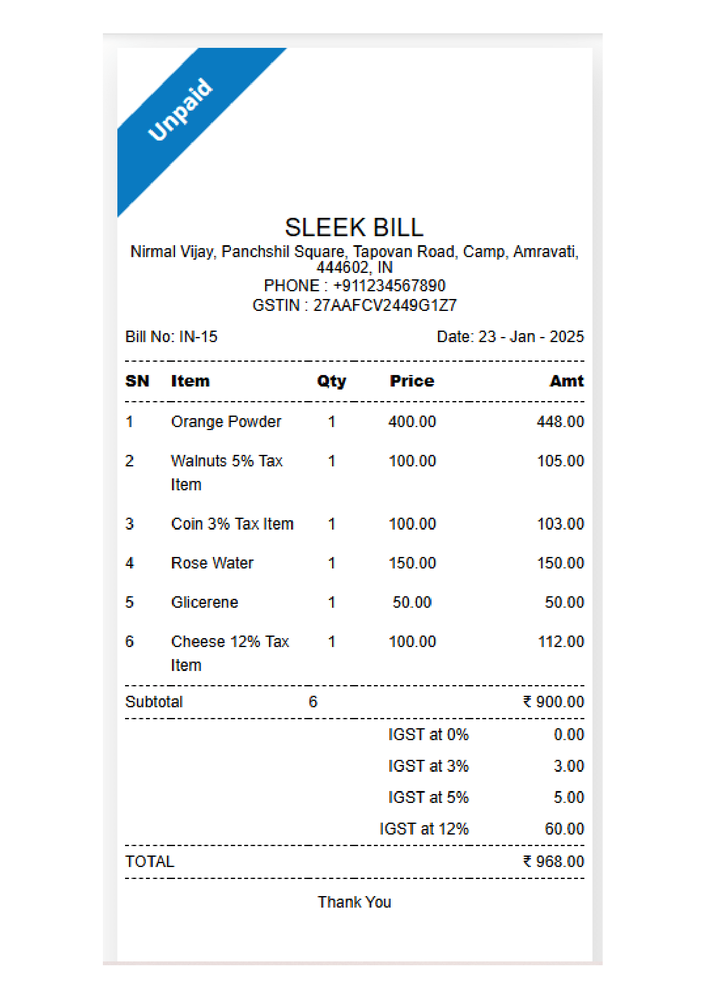
#> input picture inputocrimage/OCR_image2.png, 706 x 999 px, shrunk from 1654 x 2339 before the run; its folder holds only this picture in this run
$ python Image_cleaning.py
#> lines starting #> are read from the running program, lines starting #| are printed output that depends on the picture; after the words box and inside, x2 and y2 are one past the last pixel; in counts of white or black regions, pixels touching at a corner belong together
import cv2
import os


input_folder ="inputocrimage"
output_folder="outputocrimage"

def image_cleaning(input_folder,output_folder):
#> called with input_folder = 'inputocrimage', output_folder = 'outputocrimage'
    valid_extension=(".jpg",".jpng",".png")
    convert_count=0
    for filename in os.listdir(input_folder):
        if filename.lower().endswith(valid_extension):
            input_path = os.path.join(input_folder,filename)
            output_path = os.path.join(output_folder,filename)
            try:
                colour_image = cv2.imread(input_path)
#> colour_image is the input picture: shape (999, 706, 3); mean B, G, R 247.4, 246.3, 244.7
                #converting black and white
                grey_image = cv2.cvtColor(colour_image,cv2.COLOR_BGR2GRAY)
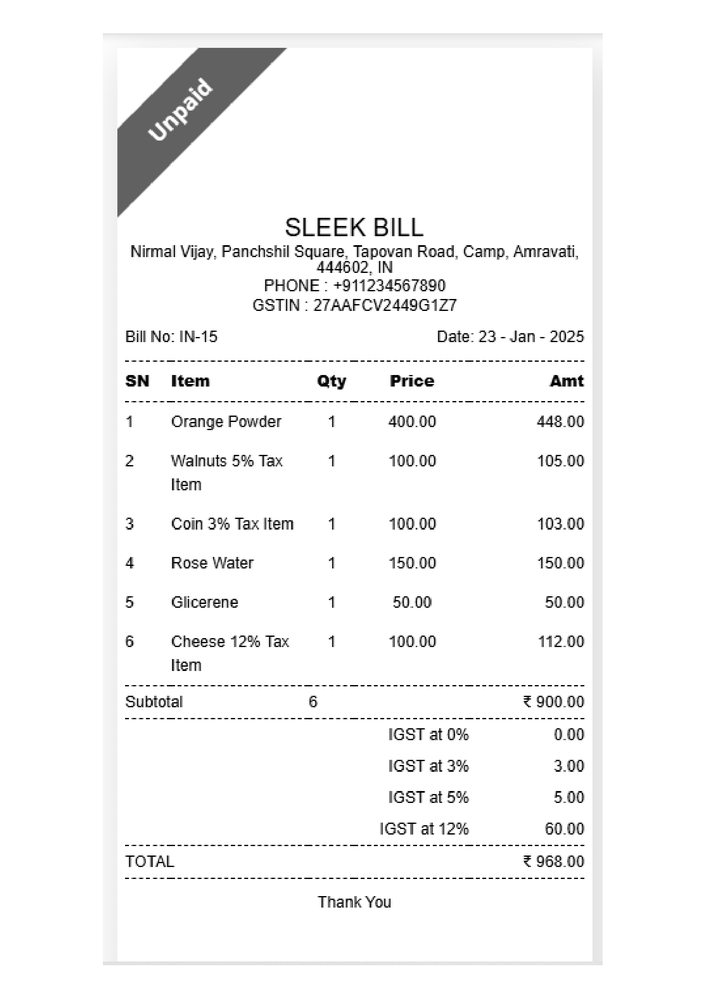
#> grey_image: shape (999, 706); min 0, max 255, mean 246
                #removing noise from the image
                blur_image =cv2.GaussianBlur(grey_image,(5,5),0)
                #otsu's binarizations
                ret, binary_image = cv2.threshold(blur_image, 0, 255, cv2.THRESH_BINARY | cv2.THRESH_OTSU)
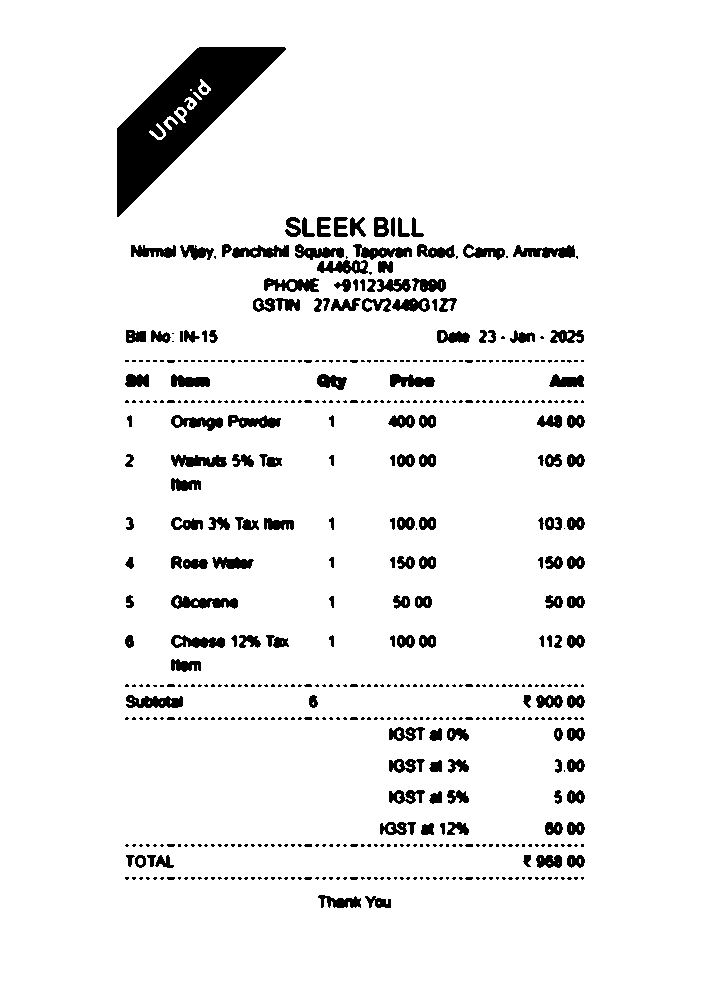
#> binary_image: shape (999, 706); 93.9% white; 572 black regions (392 under 20 px), largest, box (x1, y1, x2, y2) and area: (117, 47, 286, 217) 10821, (171, 595, 238, 609) 563, (126, 695, 183, 708) 523
#> ret = 196
                cv2.imwrite(output_path,binary_image)
                convert_count += 1
                print(f"Image converted{convert_count}{filename}")
            except Exception as e:
                print(f"failed to convert {filename}{e}")

if __name__ == "__main__":
    image_cleaning(input_folder,output_folder)
